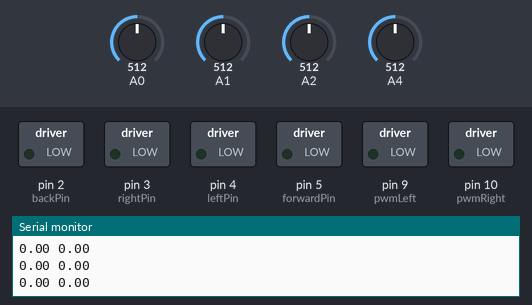
This sketch was run on a simulated Arduino Uno, built with avr-gcc and run on an emulated ATmega328P. On the bench: switched loads named in the sketch (green lamp = pin HIGH), the last lines printed to the serial monitor. The inputs (shaded band) are chosen by the test bench; at power-on: A0 = 512, A2 = 512, A1 = 512, A4 = 512.

Above: at 1.2 s.
1.3 s: A0 set to 597
2.8 s: A0 set to 630
At 4.0 s:
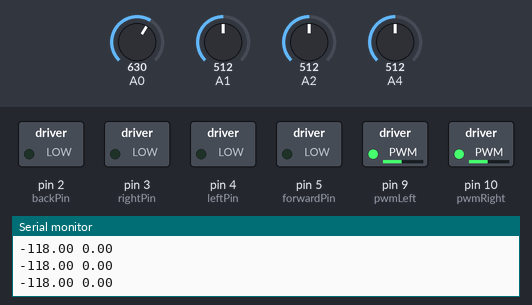
4.3 s: A2 set to 535
5.8 s: A2 set to 552
At 6.8 s:
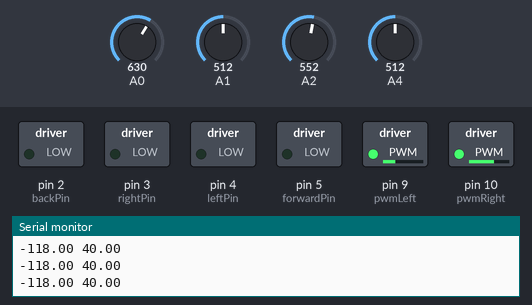
7.3 s: A1 set to 716
At 8.6 s:
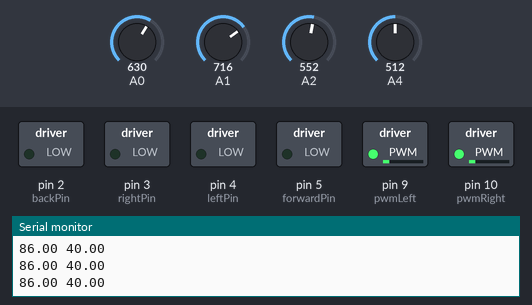
8.9 s: A4 set to 529
At 9.4 s:
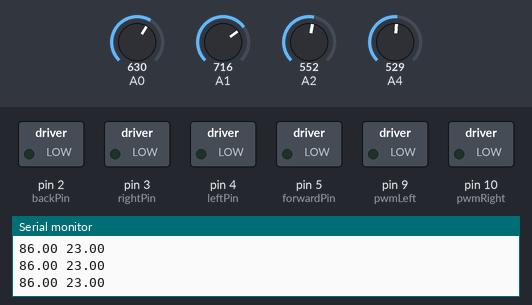
Timing chart, 0 to 11.4 s (numbered marks = the images above; inputs shaded):
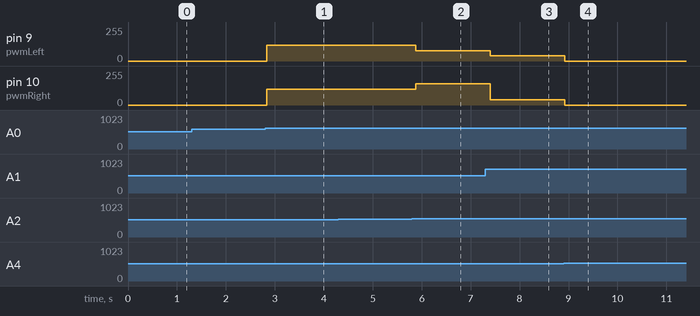

The sketch:

LightFollowingCar2.ino
```cpp
class PidController {
  private:
    double targetValue, proportionalGain, integralGain, derivativeGain, max, min, offset, lowPassFilterGain, minAccumError, maxAccumError; //vars set by constructor
    double previousError = 0;
    double previousDerivative = 0;
    double totalError = 0;
    double lastTime = 0;

  public: PidController(double targetValue, double Kp, double Ki, double Kd, double offset, double lowPassFilterGain, double minOutput, double maxOutput, double minTotalError, double maxTotalError) {
    this->targetValue = targetValue;
    this->proportionalGain = Kp;
    this->integralGain = Ki;
    this->derivativeGain = Kd;
    this->offset = offset;
    this->lowPassFilterGain = lowPassFilterGain;
    this->max = maxOutput;
    this->min = minOutput;
    this->minAccumError = minTotalError;
    this->maxAccumError = maxTotalError;
  }

  public: double calculateOutput(double currentInput) {
    //calculate the change in time since function was last called
    //side note: micros() is the most accurate but overflows after 70 minutes. Might be a problem? Can be substitued for millis() if need be
    double deltaTime = micros() - lastTime;
    deltaTime /= 1000000; //convert to seconds
    lastTime = micros();

    //calculate error + proportional
    double error = currentInput - targetValue;
    double proportional = proportionalGain * error;

    //calculate accumulated error, clamp it, then calculate integral. todo: clamp may be unneccesary??
    totalError += error * deltaTime;
    totalError = constrain(totalError, minAccumError, maxAccumError);
    double integral = integralGain * totalError;

    //calculate derivative
    double derivative = (error - previousError) / deltaTime;
    //apply low pass filter
    derivative = (lowPassFilterGain * previousDerivative) + ((1 - lowPassFilterGain) * (derivative));

    //update "previous" vars to prepare for when this function next runs
    previousDerivative = derivative;
    previousError = error;

    //apply derivative gain to get final derivative value
    derivative = derivative * derivativeGain;

    //calculate sum of p+i+d, clamp it, then apply offset, then return value
    double pid = proportional + integral + derivative;
    return offset + constrain(pid, min, max);
  }

  public: void multiplyTotalError(double multi) {
    totalError = totalError * multi;
  }
};

PidController turnPid = PidController(
  0, 1, 0, 0, 0, 0.5, -255, 255, -10000, 10000
);

PidController travelPid = PidController(
  0, 1, 0, 0, 0, 0.5, -255, 255, -10000, 10000
);


int rightMotor1 = 7;
int rightMotor2 = 8;
int leftMotor1 = 12;
int leftMotor2 = 13;

int pwmLeft = 9;
int pwmRight = 10;

void traverse(int backward, int forward, int left, int right) {
  double forwardImbalance = forward - backward;
  double rightImbalance = right - left;

  double baseMotorSpeed = travelPid.calculateOutput(forwardImbalance);
  double motorSpeedBias = turnPid.calculateOutput(rightImbalance);

  Serial.println(String(baseMotorSpeed) + " " + String(motorSpeedBias));

  if (baseMotorSpeed > -100 && baseMotorSpeed < 100) {
    baseMotorSpeed = 0;
    travelPid.multiplyTotalError(0.9);
  }
  else {
    travelPid.multiplyTotalError(0.95);
  }


  if (motorSpeedBias > -40 && motorSpeedBias < 40) {
    motorSpeedBias = 0;
    turnPid.multiplyTotalError(0.9);
  }
  else {
    travelPid.multiplyTotalError(0.95);
  }

  //Serial.println(String(baseMotorSpeed) + " " + String(motorSpeedBias));

  int leftMotorSpeed = baseMotorSpeed + motorSpeedBias;
  leftMotorSpeed = constrain(leftMotorSpeed, -255, 255);
  int rightMotorSpeed = baseMotorSpeed - motorSpeedBias;
  rightMotorSpeed = constrain(rightMotorSpeed, -255, 255);

  if (rightMotorSpeed < 0) {
    digitalWrite(rightMotor1, HIGH);
    digitalWrite(rightMotor2, LOW);
  }
  else if (rightMotorSpeed == 0) {
    digitalWrite(rightMotor1, LOW);
    digitalWrite(rightMotor2, LOW);
  }
  else {
    digitalWrite(rightMotor1, LOW);
    digitalWrite(rightMotor2, HIGH);
  }

  if (leftMotorSpeed < 0) {
    digitalWrite(leftMotor1, HIGH);
    digitalWrite(leftMotor2, LOW);
  }
  else if (leftMotorSpeed == 0) {
    digitalWrite(leftMotor1, LOW);
    digitalWrite(leftMotor2, LOW);
  }
  else {
    digitalWrite(leftMotor1, LOW);
    digitalWrite(leftMotor2, HIGH);
  }

  leftMotorSpeed = abs(leftMotorSpeed);
  rightMotorSpeed = abs(rightMotorSpeed);

  double speedMulti = 1;

  analogWrite(pwmLeft, leftMotorSpeed * speedMulti);
  analogWrite(pwmRight, rightMotorSpeed * speedMulti);
}

//you can't get rid of this. i have no idea why
int leftPin = 4;
int forwardPin = 5;
int rightPin = 3;
int backPin = 2;

void setup() {
  // put your setup code here, to run once:

  Serial.begin(9600);

  pinMode(leftPin, OUTPUT);
  pinMode(forwardPin, OUTPUT);
  pinMode(rightPin, OUTPUT);
  pinMode(backPin, OUTPUT);
}

void loop() {

  //int left = analogRead(A0);
  //int forward = analogRead(A1);
  //int right = analogRead(A2);
  //int backward = analogRead(A4);
  //read LDRs
  int left = analogRead(A4);
  int forward = analogRead(A1);
  int right = analogRead(A2);
  int backward = analogRead(A0);

  //Serial.println(String(forward) + " " + String(backward) +  " " +String(right) + " " + String(left));

  traverse(backward, forward, left, right);

  delay(100);
}
```

Measured:
- the behaviour switches between 611 and 612 on A0 (found by bisection; images 0 and 1)
- after the input at 2.8 s, pin 9 (pwmLeft), pin 10 (pwmRight): 0/255 → 118/255 at once
- after the input at 5.8 s, pin 9 (pwmLeft): 118/255 → 78/255 after 0.08 s; pin 10 (pwmRight): 118/255 → 158/255 after 0.08 s
- after the input at 7.3 s, pin 9 (pwmLeft): 78/255 → 40/255 after 0.10 s; pin 10 (pwmRight): 158/255 → 40/255 after 0.10 s
- after the input at 8.9 s, pin 9 (pwmLeft), pin 10 (pwmRight): 40/255 → 0/255 at once
